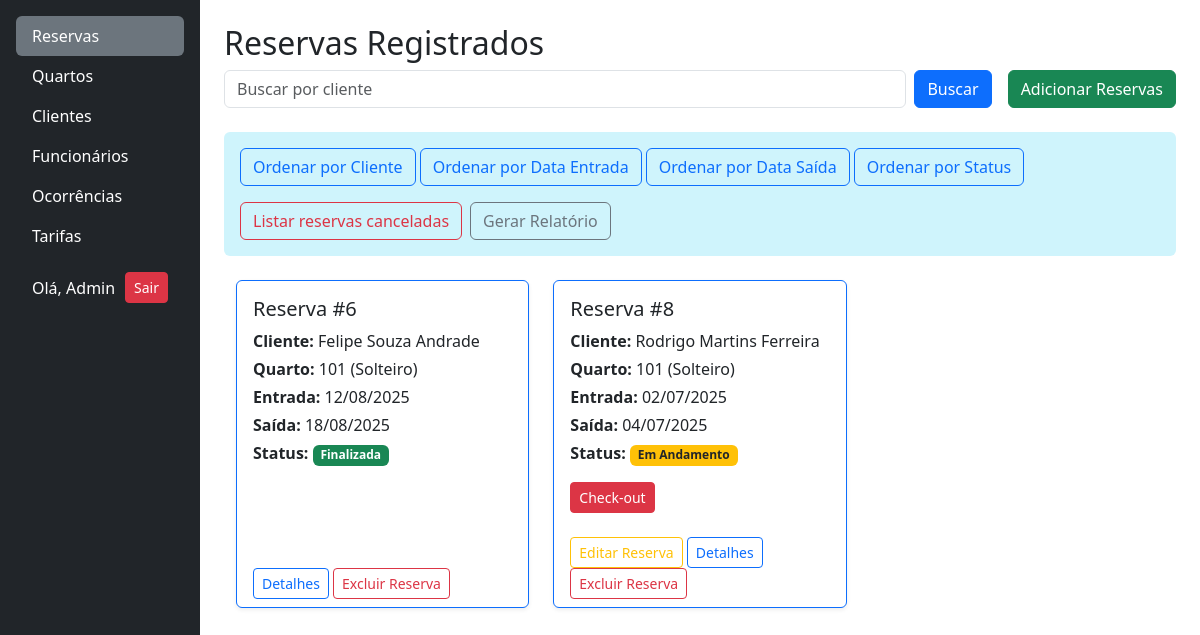
The app's page / (signed in) with its own data.
### reservas/models.py (models this page shows, shortened)
class Reserva(models.Model):
    data_entrada = models.DateField()
    data_saida = models.DateField()
    cliente = models.ForeignKey(Cliente, on_delete=models.RESTRICT)
    funcionario = models.ForeignKey(User, on_delete=models.RESTRICT)
    quarto = models.ForeignKey(Quarto, on_delete=models.RESTRICT)
    criada_em = models.DateTimeField(auto_now_add=True)
    status = models.CharField(
        max_length=20,
        choices=STATUS_RESERVA_CHOICES,
        default='criada',
    )

### clientes/models.py (models this page shows, shortened)
class Cliente(models.Model):
    nome = models.CharField(max_length=50, blank=False)
    email = models.EmailField(max_length=254, blank=False)
    telefone = models.CharField(max_length=11, blank=False)
    cpf = models.CharField(max_length=11, unique=True, blank=False)
    endereco = models.CharField(
        max_length=50, blank=False, verbose_name="Endereço")
    cep = models.CharField(max_length=8, blank=False)
    ativo = models.BooleanField(default=True)

### quartos/models.py (models this page shows, shortened)
class Quarto(models.Model):
    numero = models.IntegerField(
        unique=True,
        verbose_name="Número do Quarto"
    )
    andar = models.IntegerField(
        verbose_name="Andar do Quarto"
    )
    descricao = models.TextField(
        blank=True,
        null=True,
        verbose_name="Descrição do Quarto"
    )
    status = models.CharField(
        choices=QUARTO_STATUS_CHOICES,
        max_length=25,
        blank=False,
        verbose_name="Status Atual"
    )
    tipo = models.ForeignKey(
        TipoQuarto,
        on_delete=models.RESTRICT,
        verbose_name="Tipo de Quarto"
    )
    foto = StdImageField(
        upload_to='fotos/quartos',
        variations={'thumb': (150, 150), 'medium': (
            300, 300), 'large': (600, 400)},
        blank=True,
        null=True
    )

class TipoQuarto(models.Model):
    nome = models.CharField(max_length=100, unique=True, blank=False)
    descricao = models.TextField(max_length=400, blank=True, null=True)
    capacidade = models.IntegerField(verbose_name="Capacidade", blank=False)

### reservas/views.py (the view)
# urls.py: path("", include('reservas.urls')),
@login_required
def reservas(request):
    query = request.GET.get('busca', '')
    if query:
        reservas = Reserva.objects.filter(
            cliente__nome__icontains=query, status__in=[
                "criada", "em_andamento", "finalizada"]
        )
    else:
        reservas = Reserva.objects.filter(
            status__in=["criada", "em_andamento", "finalizada"])
    dados = {
        'reservas': reservas,
        'query': query,
        'ativos': True,
    }
    return render(request, 'reservas/index.html', dados)

### reservas/templates/reservas/index.html
{% extends 'base.html' %}
{% block content %}
   <h2>Reservas Registrados</h2>
    <div class="d-flex flex-wrap align-items-center gap-3 mb-4">
        <div class="flex-grow-1">
            {% include 'partials/_busca.html' with placeholder_text="Buscar por cliente" %}
        </div>
        <div class="d-flex flex-wrap align-items-center gap-2">
            <a href="{% url 'reservas:cadastrar_reserva' %}" class="btn btn-success">Adicionar Reservas</a>
        </div>
    </div>
    <div class="d-flex flex-wrap gap-3 align-items-center bg-info-subtle text-white p-3 rounded mb-3 justify-content-between">
        <div>
            <a href="{% url 'reservas:ordenar_reserva' 'cliente' %}?busca={{ query }}&ativo={{ ativos }}" class="btn btn-outline-primary">Ordenar por Cliente</a>
            <a href="{% url 'reservas:ordenar_reserva' 'data_entrada' %}?busca={{ query }}&ativo={{ ativos }}" class="btn btn-outline-primary">Ordenar por Data Entrada</a>
            <a href="{% url 'reservas:ordenar_reserva' 'data_saida' %}?busca={{ query }}&ativo={{ ativos }}" class="btn btn-outline-primary">Ordenar por Data Saída</a>
            <a href="{% url 'reservas:ordenar_reserva' 'status' %}?busca={{ query }}&ativo={{ ativos }}" class="btn btn-outline-primary">Ordenar por Status</a>
        </div>
        <div class="d-flex flex-wrap gap-2">
            {% if ativos %}
                <a href="{% url 'reservas:reservas_inativas' %}" class="btn btn-outline-danger">Listar reservas canceladas</a>
            {% else %}
                <a href="{% url 'reservas:reservas' %}" class="btn btn-outline-success">Listar reservas ativas</a>
            {% endif %}
            <a href="{% url 'reservas:relatorio_reservas' %}" class="btn btn-outline-secondary">Gerar Relatório</a>
        </div>
    </div>
    {% include 'reservas/partials/_cards_reservas.html' with reservas=reservas %}
{% endblock %}

### templates/partials/_menu_itens.html
<ul class="nav nav-pills flex-column mb-auto">
    <li>
        <a href="{% url 'reservas:reservas' %}"
           class="nav-link text-white {% if request.resolver_match.app_name == 'reservas' %}active bg-secondary{% endif %}">
            Reservas
        </a>
    </li>
    {% if user.is_staff %}
    <li>
        <a href="{% url 'quartos' %}"
           class="nav-link text-white {% if '/quartos/' in request.path %}active bg-secondary{% endif %}">
            Quartos
        </a>
    </li>
    {% endif %}
    <li>
        <a href="{% url 'clientes' %}"
           class="nav-link text-white {% if '/clientes/' in request.path %}active bg-secondary{% endif %}">
            Clientes
        </a>
    </li>
    {% if user.is_staff %}
    <li>
        <a href="{% url 'funcionarios' %}"
           class="nav-link text-white {% if '/funcionarios/' in request.path %}active bg-secondary{% endif %}">
            Funcionários
        </a>
    </li>
    {% endif %}
    <li>
        <a href="{% url 'lista_ocorrencias' %}" class="nav-link text-white {% if '/ocorrencias/' in request.path %}active bg-secondary{% endif %}">
            Ocorrências
        </a>
    </li>
    {% if user.is_staff %}
    <li>
        {% if request.user.is_staff %}
        <a href="{% url 'lista_tarifas' %}" class="nav-link text-white {% if '/tarifas/' in request.path %}active bg-secondary{% endif %}">
            Tarifas
        </a>
        {% endif %}
    </li>
    {% endif %}
     {% if user.is_authenticated %}
        <li class="mt-3">
            <div class="d-flex align-items-center gap-2 px-3 text-white">
                <span>Olá, {{ user.first_name }}</span>
                <a href="{% url 'logout' %}" class="btn btn-danger btn-sm ms-auto">Sair</a>
                </div>
        </li>
    {% endif %}
</ul>

### reservas/templates/reservas/partials/_card_reserva.html (shortened to what this page needs)
<div class="col">
    <div class="card h-100 border-primary shadow-sm">
        <div class="card-body">
            <h5 class="card-title">Reserva #{{ reserva.pk }}</h5>
            <p class="mb-1"><strong>Cliente:</strong> {{ reserva.cliente.nome }}</p>
            <p class="mb-1"><strong>Quarto:</strong> {{ reserva.quarto.numero }} ({{ reserva.quarto.tipo.nome }})</p>
            <p class="mb-1"><strong>Entrada:</strong> {{ reserva.data_entrada|date:"d/m/Y" }}</p>
            <p class="mb-1"><strong>Saída:</strong> {{ reserva.data_saida|date:"d/m/Y" }}</p>
            <p>
                <strong>Status:</strong>
                <span class="badge
                  {% if reserva.status == 'criada' %}bg-secondary
                  {% elif reserva.status == 'em_andamento' %}bg-warning text-dark
                  {% elif reserva.status == 'finalizada' %}bg-success
                  {% elif reserva.status == 'cancelada' %}bg-danger
                  {% else %}bg-dark
                  {% endif %}
                ">
                    {{ reserva.get_status_display }}
                </span>
            </p>
            {% if reserva.status == "em_andamento" %}
                 <a href="{% url 'reservas:realizar_checkout' reserva.id %}" class="btn btn-sm btn-danger">
                    Check-out
                </a>
            {% endif %}
        </div>
        <div class="card-footer bg-transparent border-0" >
            {% if reserva.status != 'finalizada' and reserva.status != 'cancelada'  %}
                <a href="{% url 'reservas:editar_reserva' reserva.id %}" class="btn btn-outline-warning btn-sm">Editar
                Reserva</a>
            {% endif%}
            <a href="{% url 'reservas:detalhes_reserva' reserva.id %}" class="btn btn-outline-primary btn-sm">
                Detalhes
            </a>
            {% if reserva.status != 'cancelada' and reserva.status != 'ocupada' %}
            <a href="{% url 'reservas:excluir_reserva' reserva.id %}" class="btn btn-outline-danger btn-sm">Excluir
                Reserva</a>
            {% endif %}
        </div>
    </div>
</div>

### templates/base.html (style rules this page uses)
html, body { height: 100%; margin: 0; }

### records on screen
Reserva: pk "6", cliente.nome "Felipe Souza Andrade", quarto.numero "101", quarto.tipo.nome "Solteiro", data_entrada "12/08/2025", data_saida "18/08/2025", status "Finalizada", shows "Excluir Reserva"
Reserva: pk "8", cliente.nome "Rodrigo Martins Ferreira", quarto.numero "101", quarto.tipo.nome "Solteiro", data_entrada "02/07/2025", data_saida "04/07/2025", status "Em Andamento", shows "Check-out", shows "Editar Reserva", shows "Excluir Reserva"

### other values on screen
{{ user.first_name }} "Admin"
